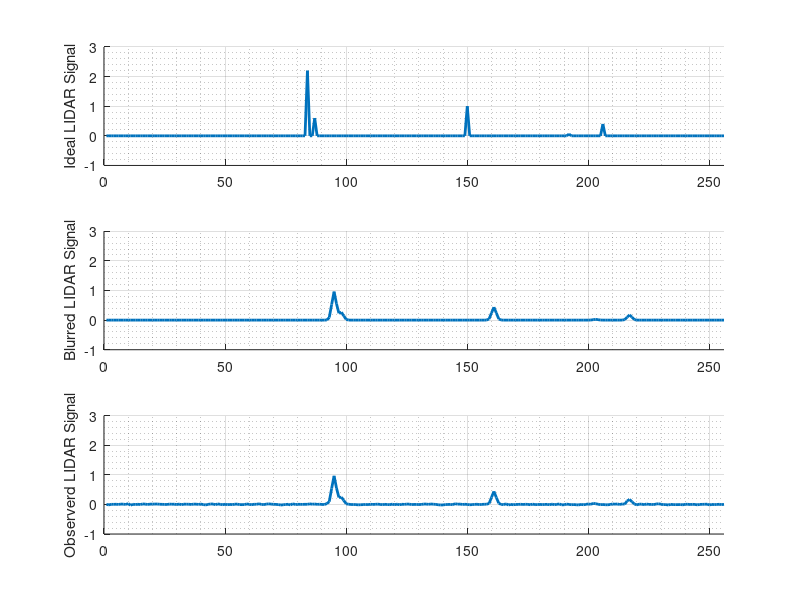
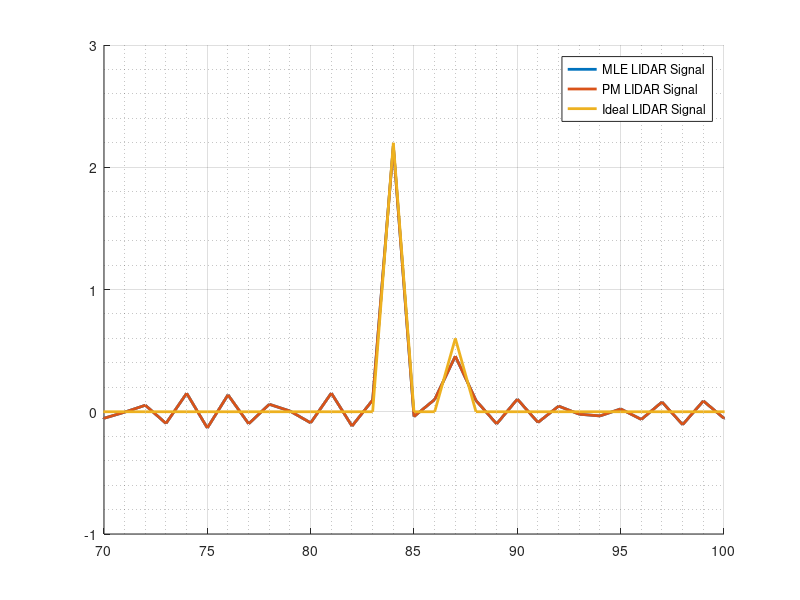

The MATLAB source for these figures, in order:
% Problem 9
close all;
load lidar_blur;
sd = 1e-2;
covariance_noise = sd^2 * eye(256);
I = eye(256);

% generate w
w = zeros(256,1);
impulse_indices = [206 87 150 84 192];
impulse_values = [4 6 10 22 0.6]/10;
w(impulse_indices) = impulse_values;

% generate noise
eps = sd*randn(256,1);

% simulate
Xw = X*w;
y = Xw + eps;

% MLE
w_MLE = (X'*X) \ (X'*y);

% Bayesian
prior_mu_w = zeros(256,1);
prior_sd = 1e26;
prior_covariance_w = prior_sd^2 * eye(256);
w_PM = (X'*X + (sd^2)/(prior_sd^2)*I) \ (X'*y);

% plot
plot_ylim = [-1 3];

figure(1);
subplot(3,1,1); hold on; grid on; grid minor;
plot(w, 'LineWidth', 2);
xlim([0 256]); ylim(plot_ylim);
ylabel('Ideal LIDAR Signal');
subplot(3,1,2); hold on; grid on; grid minor;
plot(Xw, 'LineWidth', 2);
xlim([0 256]); ylim(plot_ylim);
ylabel('Blurred LIDAR Signal');
subplot(3,1,3); hold on; grid on; grid minor;
plot(y, 'LineWidth', 2);
xlim([0 256]); ylim(plot_ylim);
ylabel('Observerd LIDAR Signal');

figure(2); hold on; grid on; grid minor; legend_array = {};
plot(w_MLE, 'LineWidth', 2); legend_array = [legend_array 'MLE LIDAR Signal'];
plot(w_PM, 'LineWidth', 2); legend_array = [legend_array 'PM LIDAR Signal'];
plot(w, 'LineWidth', 2); legend_array = [legend_array 'Ideal LIDAR Signal'];
xlim([0 256]); ylim(plot_ylim);
legend(legend_array{:});
xlim([70 100]);